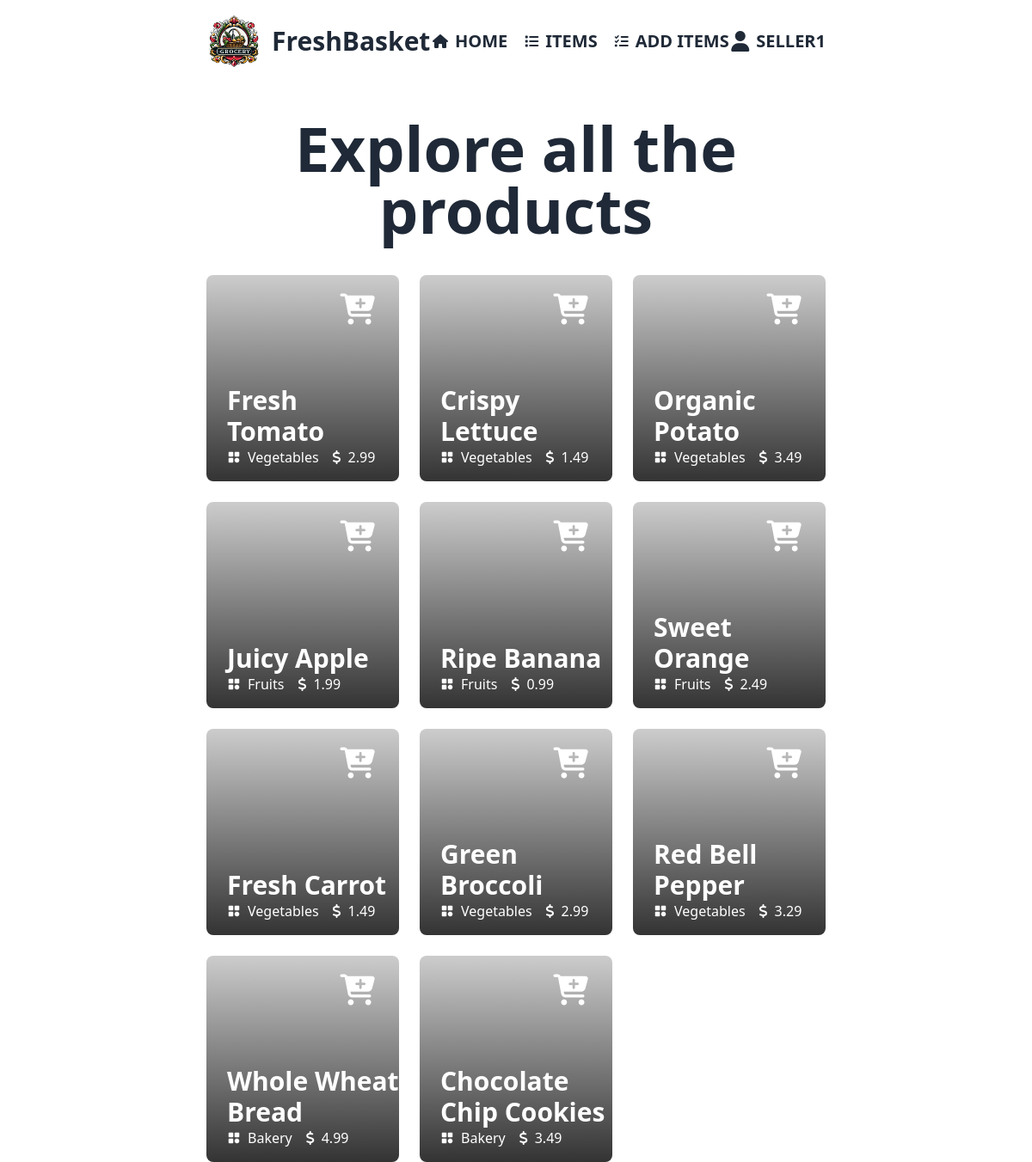
/src/allItems.php (signed in), run on the app's committed database.
### tables this page shows
CREATE TABLE `products` (
  `productId` int(11) NOT NULL,
  `name` varchar(50) NOT NULL,
  `imgurl` varchar(60) DEFAULT NULL,
  `price` decimal(10,2) NOT NULL,
  `ammount` text DEFAULT NULL,
  `publishdate` date NOT NULL,
  `selleremail` varchar(60) DEFAULT NULL,
  `cartcount` int(11) DEFAULT NULL,
  `category` varchar(50) NOT NULL,
  `status` varchar(20) DEFAULT NULL
);

### src/allItems.php (the view, shortened to what this page needs)
<!DOCTYPE html>
<html data-theme="light" lang="en" style="scroll-behavior: smooth;">
<head>
    <link href="https://cdn.jsdelivr.net/npm/daisyui@4.7.3/dist/full.min.css" rel="stylesheet" type="text/css" />
    <script src="https://cdn.tailwindcss.com"></script>
</head>
<body>
    <header>
      <nav class="h-24 px-60 flex justify-between items-center">
        <div class="flex items-center">
          <img class="h-16 w-16" src="../ICON/logo.png" alt="">
          <h1 class="text-3xl font-bold ml-3">FreshBasket</h1>
        </div>
        <div class="flex items-center">
          <div class="flex items-center hover:text-redSecondary">
            <i class="fa-solid fa-house fa-rotate-by mr-2"></i>
            <a href="customerHome.php" class="text-xl font-semibold uppercase">Home</a>
          </div>
          <div class="flex items-center ml-5 hover:text-redSecondary">
            <i class="fa-solid fa-list mr-2"></i>
            <a href="allItems.php" class="text-xl font-semibold uppercase">Items</a>
          </div>
          <?php
            if(isset($_COOKIE['role'])) {
                $role = $_COOKIE['role'];
                if($role == 'customer') {
                    echo
                    "<div class='flex items-center ml-5 hover:text-redSecondary'>
                      <i class='fa-solid fa-shopping-cart mr-2'></i>
                      <a href='Cart.php' class='text-xl font-semibold uppercase'>Cart</a>
                    </div>";
                } else if ($role == 'seller'){
                    echo
                    "<div class='flex items-center ml-5 hover:text-redSecondary'>
                      <i class='fa-solid fa-list-check mr-2'></i>
                      <a href='addProducts.php' class='text-xl font-semibold uppercase'>Add items</a>
                    </div>";
                } else {
                  header("Location: login.php");
                }
            }
           ?>
        </div>
        <div>
          <?php
            if(isset($_COOKIE['username'])) {
                $username = $_COOKIE['username'];
                echo
                "<div class='flex items-center'>
                  <i class='fa-solid fa-user mr-2 text-2xl'></i>
                  <h1 class='text-xl font-semibold uppercase'>$username</h1>
                 </div>";
            } else {
                echo "No username cookie set";
            }
            ?>
        </div>
      </nav>
    </header>
    <main>
        <section class="px-[15rem]">
            <h1 class="text-center text-7xl font-extrabold my-10">
                Explore all the products
            </h1>
            <div class="grid grid-cols-3 gap-6">
              <?php
                require('DBconnect.php');
                $query = "SELECT * FROM products";
                $result = mysqli_query($conn, $query);
                if (mysqli_num_rows($result) > 0) {
                  while ($row = mysqli_fetch_assoc($result)) {
                    $productName = $row['name'];
                    $productPrice = $row['price'];
                    $productImage = $row['imgurl'];
                    $productcategory = $row['category'];
                ?>
                <div class='w-full h-60 rounded-lg relative' style='background-image: linear-gradient(to top,rgba(0, 0, 0, 0.8), rgba(0, 0, 0, 0.2)),url(<?php echo $productImage?>); background-size: cover; background-repeat: no-repeat;'>
                  <div class='absolute top-4 right-6'>
                    <div class="dropdown dropdown-end">
                      <div tabindex="0" role="button" class="m-1"><i class='fa-solid fa-cart-plus text-4xl text-white hover:text-[#FFBF00] hover pointer'></i></div>
                    </div>
                  </div>
                  <div class='flex flex-col justify-start absolute bottom-4 left-6'>
                    <h1 class='text-3xl font-bold text-white'><?php echo $productName?></h1>
                    <div class='flex flex-row items-center'>
                      <p class='text-white mr-4 flex items-center gap-2'><img class='w-4 h-4' src='../ICON/categories.png'><?php echo $productcategory ?></p>
                      <p class='text-white flex items-center gap-2'><i class='fa-solid fa-dollar-sign'></i><?php echo $productPrice ?></p>
                    </div>
                  </div>
                </div>
                <?php
                  }
                } else {
                  echo "Oops.....No products found.";
                }
                ?>
            </div>
        </section>
    </main>
</body>
</html>

### data on the page
products: name "Fresh Tomato", category "Vegetables", price "2.99"
products: name "Crispy Lettuce", category "Vegetables", price "1.49"
products: name "Organic Potato", category "Vegetables", price "3.49"
products: name "Juicy Apple", category "Fruits", price "1.99"
products: name "Ripe Banana", category "Fruits", price "0.99"
products: name "Sweet Orange", category "Fruits", price "2.49"
products: name "Fresh Carrot", category "Vegetables", price "1.49"
products: name "Green Broccoli", category "Vegetables", price "2.99"
products: name "Red Bell Pepper", category "Vegetables", price "3.29"
products: name "Whole Wheat Bread", category "Bakery", price "4.99"
products: name "Chocolate Chip Cookies", category "Bakery", price "3.49"

### other printed values
$username "SELLER1"
